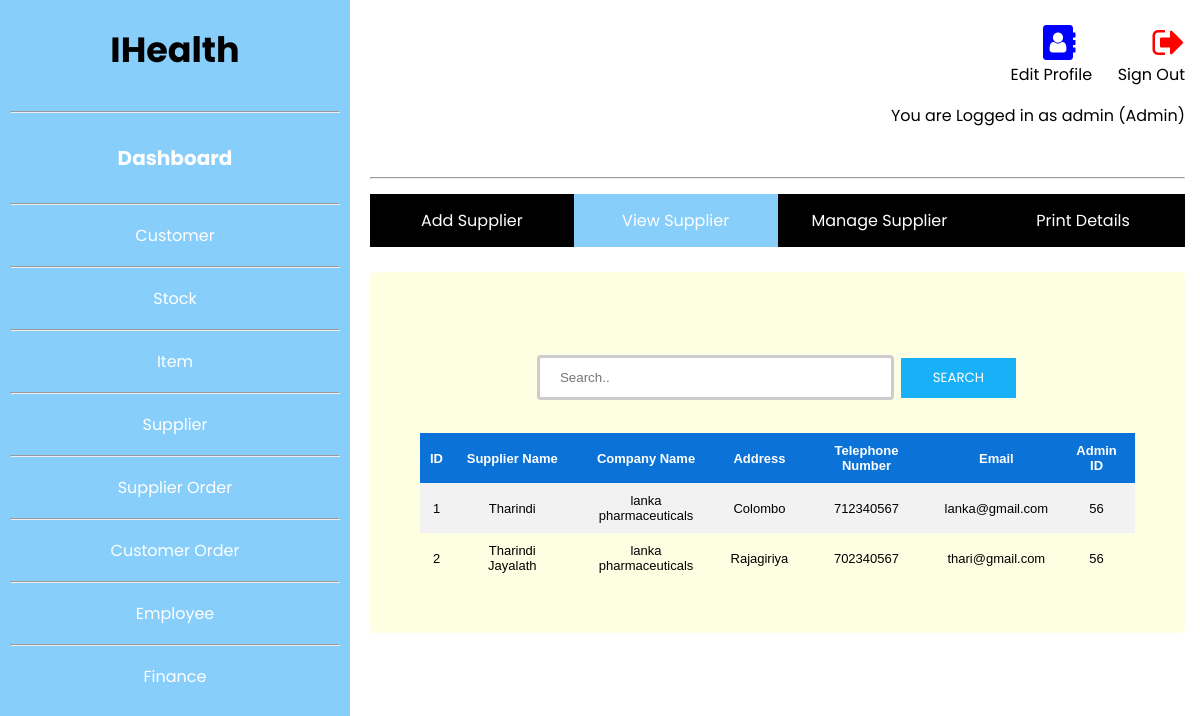
The app's page /src/Supplier/ViewSupplier.php (signed in) with its own data.
### tables this page shows
CREATE TABLE `suppliers` (
  `id` int(11) NOT NULL,
  `suppliername` varchar(50) NOT NULL,
  `companyname` varchar(50) NOT NULL,
  `companyaddress` varchar(50) NOT NULL,
  `phoneno` int(10) NOT NULL,
  `email` varchar(50) NOT NULL,
  `adminid` int(11) NOT NULL
);

### src/Supplier/ViewSupplier.php (the view, shortened to what this page needs)
<?php
include_once '../../config/connection.php';
$result = mysqli_query($conn,"SELECT * FROM suppliers");
?>
<!DOCTYPE html>
<html lang="en">
<head>
<link rel="stylesheet" href="https://cdnjs.cloudflare.com/ajax/libs/font-awesome/4.7.0/css/font-awesome.min.css">
<link rel="stylesheet" href="../../public/css/View.css">
</head>
<body>
<?php
if (mysqli_num_rows($result) > 0) {
?>
<?php include('../../public/includes/header.php')?>
  	<br>
  	<div class="row" style="margin-top: -18px;">
	<div class="navbar">
  		<ul>
		  <li><a href="AddSupDetails.php">Add Supplier</a></li>
		  <li><a class="active" href="ViewSupplier.php">View Supplier</a></li>
		  <li><a href="ManageSupplier.php">Manage Supplier</a></li>
		  <li><a href="PrintDetails.php">Print Details</a></li>
		</ul>
		</div>
  	</div>
  	<br>
  	<div class="row form1">
  		<br>
  		<form action="#">
		    <center><input type="text" name="search" placeholder="Search..">
		  	<input type="submit" value="Search"></center>
		  	<br>
		  	<table>
			  <tr>
			    <th>ID</th>
			    <th>Supplier Name</th>
			    <th>Company Name</th>
				<th>Address</th>
			    <th>Telephone Number</th>
			    <th>Email</th>
				<th>Admin ID</th>
			  </tr>
			  	<?php
					while($row = mysqli_fetch_array($result)) {
				?>
			  <tr>
			    <td><?php echo $row["id"]; ?></td>
			    <td><?php echo $row["suppliername"]; ?></td>
			    <td><?php echo $row["companyname"]; ?></td>
				<td><?php echo $row["companyaddress"]; ?></td>
			    <td><?php echo $row["phoneno"]; ?></td>
			    <td><?php echo $row["email"]; ?></td>
				<td><?php echo $row["adminid"]; ?></td>
			  </tr>
			  	<?php
					}
				?>
			</table>
			<?php
				}
				else{
				    echo "No result found";
				}
			?>
		</form>
  	</div>
</div>
</body>
</html>

### public/css/View.css (style rules this page uses)
* { box-sizing: border-box; }
body { margin: 0; font-family: 'Poppins', sans-serif; }
input[type=text], select { width: 50%; padding: 12px 20px; margin: 8px 0; display: inline-block; border: 3px solid #ccc; border-radius: 4px; box-sizing: border-box; }
input[type=submit] { background-color: #18b1f8; border: none; color: white; padding: 10px 32px; text-decoration: none; margin: 4px 2px; font-family: 'Poppins', sans-serif; text-transform: uppercase; cursor: pointer; }
.form1 { border-radius: 5px; background-color: #fefee2; padding: 50px; }
.navbar { width: 100%; overflow: auto; }
ul { list-style-type: none; margin: 0; padding: 0; overflow: hidden; background-color: #000000; }
li { float: left; width:25%; }
li a { display: block; color: white; text-align: center; padding: 14px 16px; text-decoration: none; }
.active { background-color: #87CEFA; }
table { border-collapse: collapse; width: 100%; font-family:Arial, Helvetica, sans-serif; font-size: small; margin-left:auto; margin-right:auto; }
th, td { text-align: center; padding: 10px; }
tr:nth-child(even) { background-color: #f2f2f2 }
th { background-color: #0b72d7; color: white; }

### records on screen
suppliers: id "1", suppliername "Tharindi", companyname "lanka pharmaceuticals", companyaddress "Colombo", phoneno "712340567", email "lanka@gmail.com", adminid "56"
suppliers: id "2", suppliername "Tharindi Jayalath", companyname "lanka pharmaceuticals", companyaddress "Rajagiriya", phoneno "702340567", email "thari@gmail.com", adminid "56"

### other values on screen
$_SESSION['name'] "admin"
